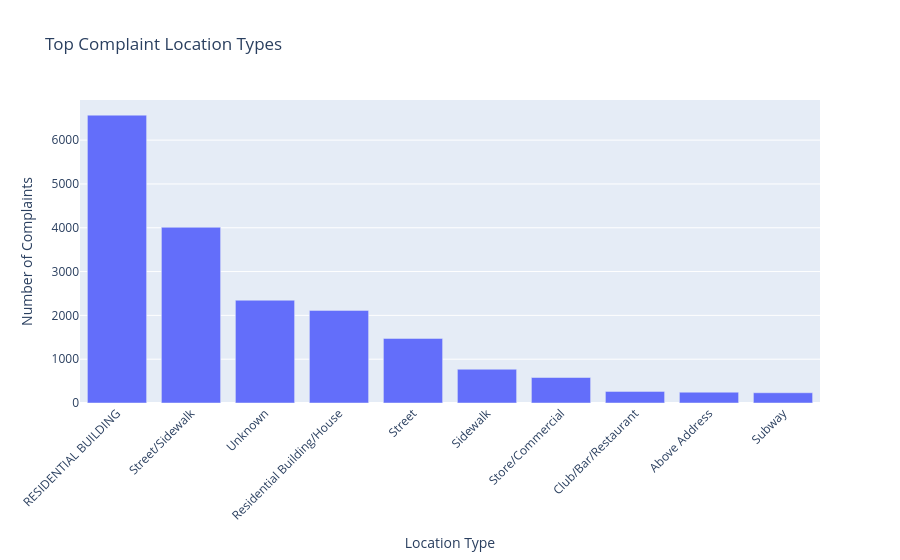

Here is the notebook cell this chart was saved with:
### Markdown cell above
# Visualization Technique - Bar Chart - Location Type
### A bar chart is used to show the distribution of complaints across different location types, such as residential buildings, streets, or other environments.
### This visualization provides context about where complaints are occurring, complementing the complaint type chart. It also shows whether certain issues occur more in certain types of locations.

### Code cell
location_counts = (
    cleaned_df["Location Type"]
    .fillna("Unknown")
    .value_counts()
    .nlargest(10)
    .reset_index()
)

location_counts.columns = ["Location Type", "count"]

fig = px.bar(
    location_counts,
    x="Location Type",
    y="count",
    title="Top Complaint Location Types"
)

fig.update_layout(
    xaxis_title="Location Type",
    yaxis_title="Number of Complaints"
)

fig.update_xaxes(tickangle=-45)

fig.show()

### Figure 1 — Plotly figure (JSON) as saved in the notebook; plotly's stock layout.template omitted (floating-point values rounded to 4 significant figures)
{"data": [{"hovertemplate": "Location Type=%{x}<br>count=%{y}<extra></extra>", "legendgroup": "", "marker": {"color": "#636efa", "pattern": {"shape": ""}}, "name": "", "orientation": "v", "showlegend": false, "textposition": "auto", "type": "bar", "x": ["RESIDENTIAL BUILDING", "Street/Sidewalk", "Unknown", "Residential Building/House", "Street", "Sidewalk", "Store/Commercial", "Club/Bar/Restaurant", "Above Address", "Subway"], "xaxis": "x", "y": [6570, 4011, 2346, 2114, 1474, 770, 582, 265, 247, 234], "yaxis": "y"}], "layout": {"barmode": "relative", "legend": {"tracegroupgap": 0}, "title": {"text": "Top Complaint Location Types"}, "xaxis": {"anchor": "y", "domain": [0, 1], "tickangle": -45, "title": {"text": "Location Type"}}, "yaxis": {"anchor": "x", "domain": [0, 1], "title": {"text": "Number of Complaints"}}}}
